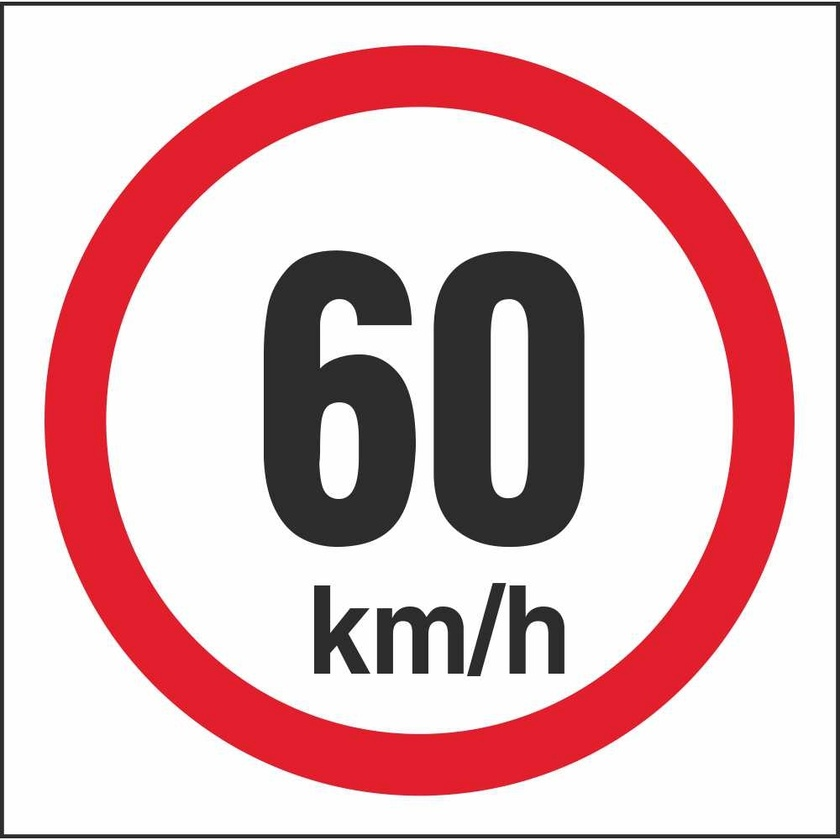
#> input picture validation/img/Speed60.jpg, 840 x 840 px, shrunk from 1000 x 1000 before the run, found by its file name; its folder holds only this picture in this run
$ python -i CircleValidatorTest.py   (imports and definitions only)
#> lines starting #> are read from the running program, lines starting #| are printed output that depends on the picture; after the words box and inside, x2 and y2 are one past the last pixel; in counts of white or black regions, pixels touching at a corner belong together
import cv2
import numpy as np
import os


def make_circle(filename):

#> called with filename = 'img/Speed60.jpg'
    filename_and_path = "TestImages/" + filename
    image = cv2.imread(filename_and_path, cv2.IMREAD_COLOR)
#> image is the input picture: shape (840, 840, 3); mean B, G, R 188, 184.9, 221.6

    # Do image pre_processing
    gray = cv2.cvtColor(image, cv2.COLOR_BGR2GRAY)
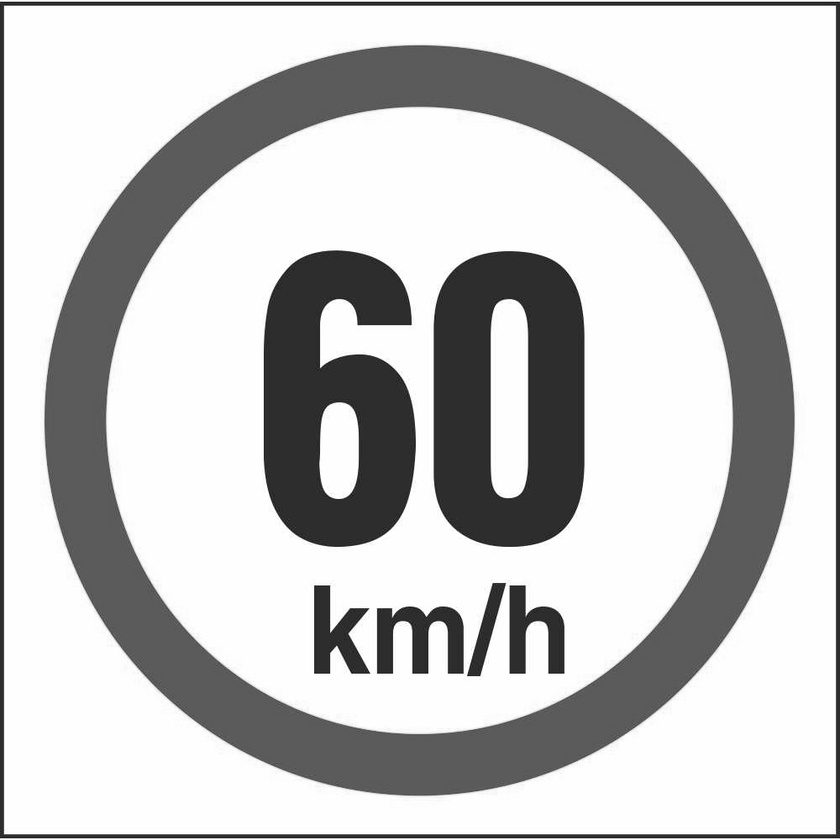
#> gray: shape (840, 840); min 7, max 255, mean 196.3
    gray_blurred = cv2.blur(gray, (3, 3))

    # Apply Hough transform
    detected_circles = cv2.HoughCircles(gray_blurred, cv2.HOUGH_GRADIENT, 1, 20,
                                        param1=50,
                                        param2=30,
                                        minRadius=5,
                                        maxRadius=35)
#> detected_circles = [[338.5, 315.5, 17.2], [444.5, 624.5, 18.1]]

    # Draw detected circles
    if detected_circles is not None:

        print("Number of detected circles : " + str(len(detected_circles[0])))
#| Number of detected circles : 2

        # Make sure we have integers
        detected_circles = np.uint16(np.around(detected_circles))
#> detected_circles = [[338, 316, 17], [444, 624, 18]]

        for pt in detected_circles[0, :]:
            a, b, r = pt[0], pt[1], pt[2]

            # Draw the circumference of the circle.
            cv2.circle(image, (a, b), r, (0, 255, 0), 2)

            # Draw a small circle (of radius 1) to show the center.
            cv2.circle(image, (a, b), 1, (0, 0, 255), 3)
#> this loop made 2 passes
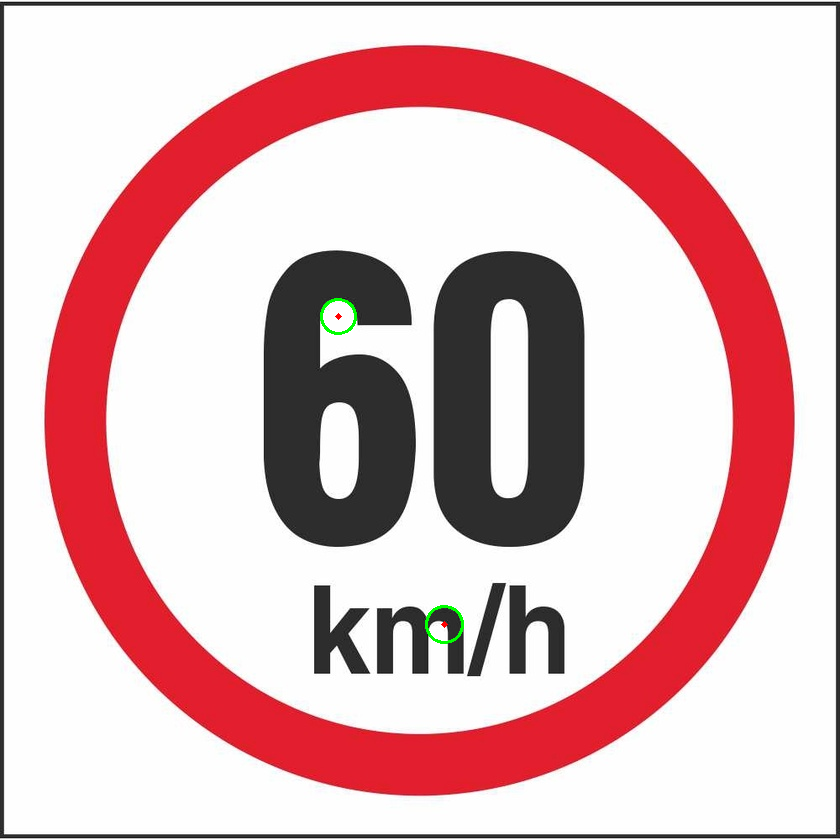
#> image: shape (840, 840, 3); 0.1% of pixels changed, all inside (x1, y1, x2, y2) = (320, 298, 464, 644)

        # make change here when creating new validate test set
        filename = "TestImagesValidated/param2:30,MinRadius:5/" + filename
        cv2.imwrite(filename, image)

    else:
        print("Image after HT; if we get here an image was None")

    # Use this if you want to check for the photos that are not detected. Remember to comment out line 40 + 41.
    # filename = "TestImagesValidated/param2:30,MinRadius:5/" + filename
    # cv2.imwrite(filename, image)


# Iterate through all test images in directory TestImages. 'image_file' is the name of the current file object
# [3 lines not run here, left out]

# Der er 599 test billeder fra Andreas. Når du tester så lav samme struktur med directories som der er i
# TestImagesValidated. Tænker hvert directory får et navn der svarer til de parametre vi har kørt billederne igennem
# validateren. Når du har kørt en test igennem kan du gå ind i den tilsvarende mappe med billeder med stifinder
# og trykke CTRL + A for at se hvor mange filer den har genereret. Antallet af filer svarer til hvor mange rigtige den
# har valideret ud af de 599. Opret en #infoFile ligesom der allerede er med dataen.

>>> result = make_circle('img/Speed60.jpg')

$ run again, on validation/img/circle.jpg
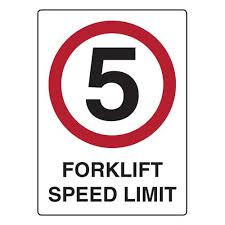
#> input picture validation/img/circle.jpg, 225 x 225 px, found by its file name
#> in make_circle, image is the input picture: shape (225, 225, 3); mean B, G, R 215.1, 213.5, 226.8
#> in make_circle, `gray_blurred = cv2.blur(gray, (3, 3))`:
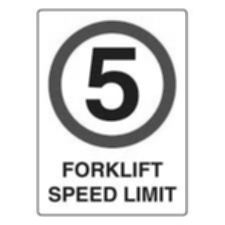
#> gray_blurred: shape (225, 225); min 15, max 255, mean 217.7
#> in make_circle, `detected_circles = cv2.HoughCircles(gray_blurred, cv2.HOUGH_GRADIENT, ..`: detected_circles = [[113.5, 95.5, 24.6]]
#| Number of detected circles : 1
#> in make_circle, `detected_circles = np.uint16(np.around(detected_circles))`: detected_circles = [[114, 96, 25]]
#> the loop in make_circle, `for pt in detected_circles[0, :]:` made 1 pass
#> after the loop in make_circle, `for pt in detected_circles[0, :]:`:
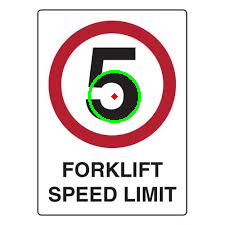
#> image: shape (225, 225, 3); 1.01% of pixels changed, all inside (x1, y1, x2, y2) = (88, 70, 141, 123)
